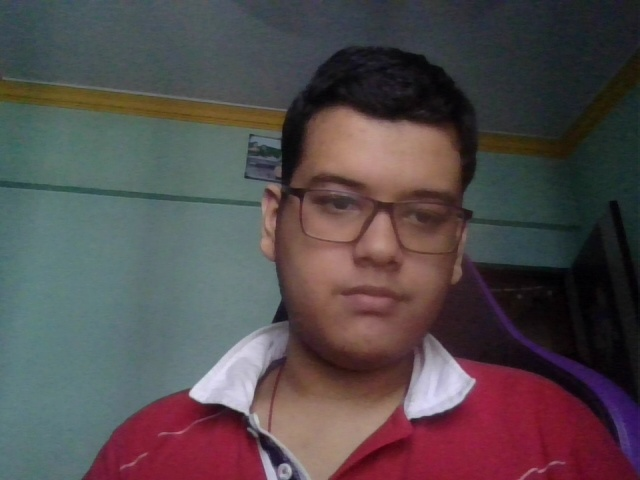
#> input picture TrainingImages/Shubham.1231/Shubham.1231.1.jpg, 640 x 480 px, given in place of the camera
$ python main.py
#> lines starting #> are read from the running program, lines starting #| are printed output that depends on the picture; after the words box and inside, x2 and y2 are one past the last pixel; in counts of white or black regions, pixels touching at a corner belong together
#> the answer given: 1
### Files/TestCamera.py

import cv2

def test_camera():

    # Load the cascade
    cascadeClassifier = cv2.CascadeClassifier('haarcascade_frontalface_default.xml')
    print("Testing Camera , Press q to quit!")
    # To capture video from webcam.
    # CAP_DSHOW => Remove Warning Sign
    cap = cv2.VideoCapture(0, cv2.CAP_DSHOW)

    while True:
        # Read the frame
        _, img = cap.read()
#> img is the input picture: shape (480, 640, 3); mean B, G, R 76.6, 74.6, 83.5

        # Convert to grayscale
        gray = cv2.cvtColor(img, cv2.COLOR_BGR2GRAY)
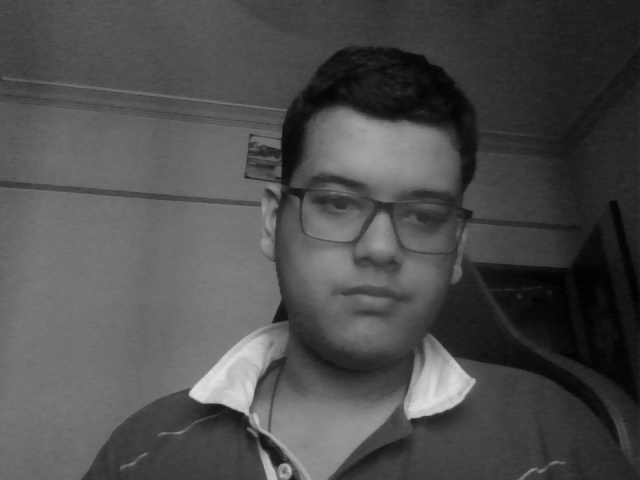
#> gray: shape (480, 640); min 0, max 226, mean 77.5

        # Detect the faces
        faces = cascadeClassifier.detectMultiScale(gray, 1.3, 5, minSize=(30, 30),flags = cv2.CASCADE_SCALE_IMAGE)
#> faces = [[268, 123, 224, 224]]

        # Draw the rectangle around each face
        for (x, y, w, h) in faces:
            cv2.rectangle(img, (x, y), (x + w, y + h), (255,0,0),2)
#> this loop made 1 pass
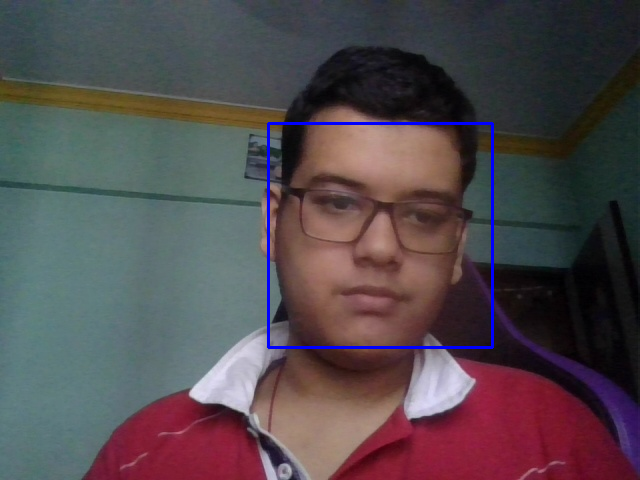
#> img: shape (480, 640, 3); 0.87% of pixels changed, all inside (x1, y1, x2, y2) = (267, 122, 494, 349)


        # Display
        cv2.imshow('Testing Camera, Press q to quit', img)

        # Stop if escape key is pressed
        if cv2.waitKey(1) & 0xFF == ord('q'):
            # cap.release()
#> (key q is pressed here)
            cv2.destroyAllWindows()
            break

    # Release the VideoCapture object
    print("Camera Realsed!!")
    # cap.release()
    # cv2.destroyAllWindows()

### Files/main.py
import os  # accessing the os functions
from TestCamera import test_camera
from ImageCapture import capture_user_image ,takeImages
import Train_Image
import Recognize


# creating the title bar function

def titleBar():
    # os.system('cls')  # for windows

    # title of the program

    print("\t**********************************************")
    print("\t***** Python OpenCV Attendance System *****")
    print("\t**********************************************")


# creating the user main menu function
def main():
    titleBar()
    print("")
    print("\t(1) Check Device's Camera")
    print("\t(2) Capture Face Images")
    print("\t(3) Train Images")
    print("\t(4) Recognize Face and Mark Attendance")
    print("\t(5) Send Mail")
    print("\t(5) Exit")

    option = int(input("Select an Option: "))

    if option == 1:
        CheckCam()
    elif option == 2:
        CaptureImages()
    elif option == 3:
        TrainImages()
    elif option == 4:
        MarkAttendance()
    elif option == 5:
        # os.system("py automail.py")
        main()
    elif option == 6:
        print("System Exited, Thank you!")
        exit
    else:
        print("Invalid choice was selected. Select from 1-6")
        main()


# ---------------------------------------------------------
# calling the camera test function from check camera.py file

def CheckCam():
    test_camera()
    key = input("Enter any key to return main menu")
    main()
#> the answer given: 1
#> the loop in test_camera (call 2), `for (x, y, w, h) in faces:` made 1 pass
#> (key Esc is pressed here)
#> the answer given: 1


# --------------------------------------------------------------
# calling the take image function form capture image.py file

def CaptureImages():
    # takeImages()
    capture_user_image()
    key = input("Enter any key to return main menu")
    main()


# -----------------------------------------------------------------
# calling the train images from train_images.py file

def TrainImages():
    Train_Image.TrainImages()
    key = input("Enter any key to return main menu")
    main()


# --------------------------------------------------------------------
# calling the recognize_attendance from recognize.py file

def MarkAttendance():
    Recognize.recognize_attendence()
    key = input("Enter any key to return main menu")
    main()


# ---------------main driver ------------------
main()

$ run again, on TrainingImages/Shubham.1231/Shubham.1231.10.jpg
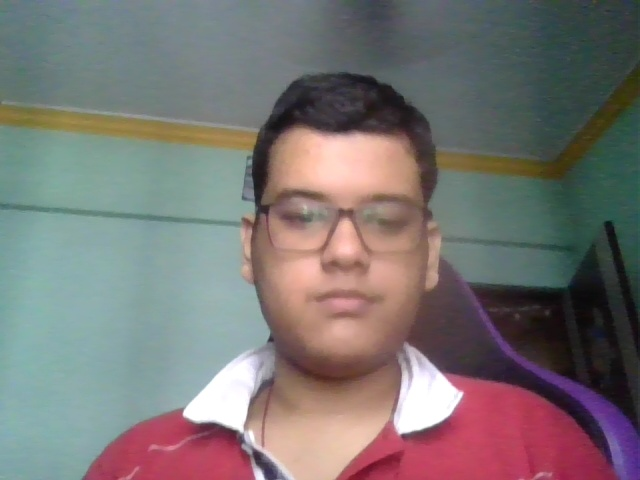
#> input picture TrainingImages/Shubham.1231/Shubham.1231.10.jpg, 640 x 480 px, given in place of the camera
#> in test_camera, img is the input picture: shape (480, 640, 3); mean B, G, R 115.4, 116.6, 121.6
#> in test_camera, `gray = cv2.cvtColor(img, cv2.COLOR_BGR2GRAY)`:
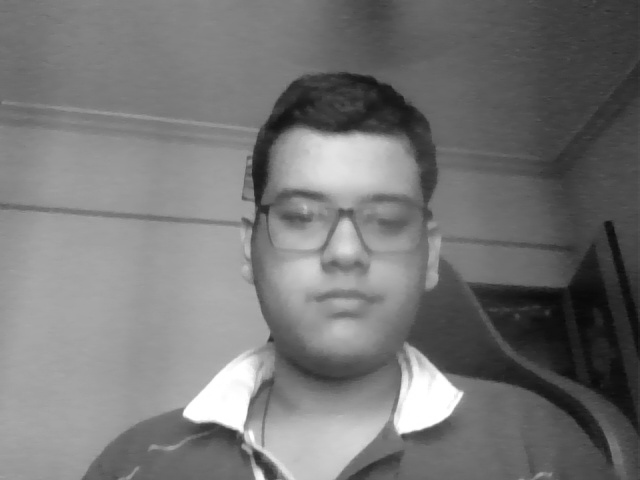
#> gray: shape (480, 640); min 9, max 255, mean 118
#> faces = [[236, 137, 215, 215]]
#> the loop in test_camera, `for (x, y, w, h) in faces:` made 1 pass
#> after the loop in test_camera, `for (x, y, w, h) in faces:`:
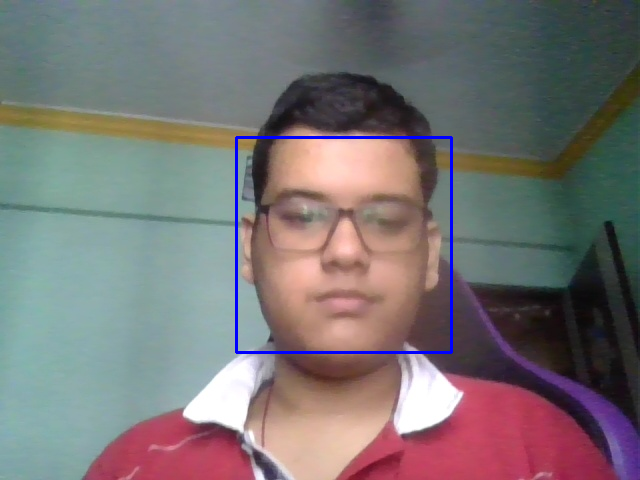
#> img: shape (480, 640, 3); 0.84% of pixels changed, all inside (x1, y1, x2, y2) = (235, 136, 453, 354)
#> the loop in test_camera (call 2), `for (x, y, w, h) in faces:` made 1 pass
